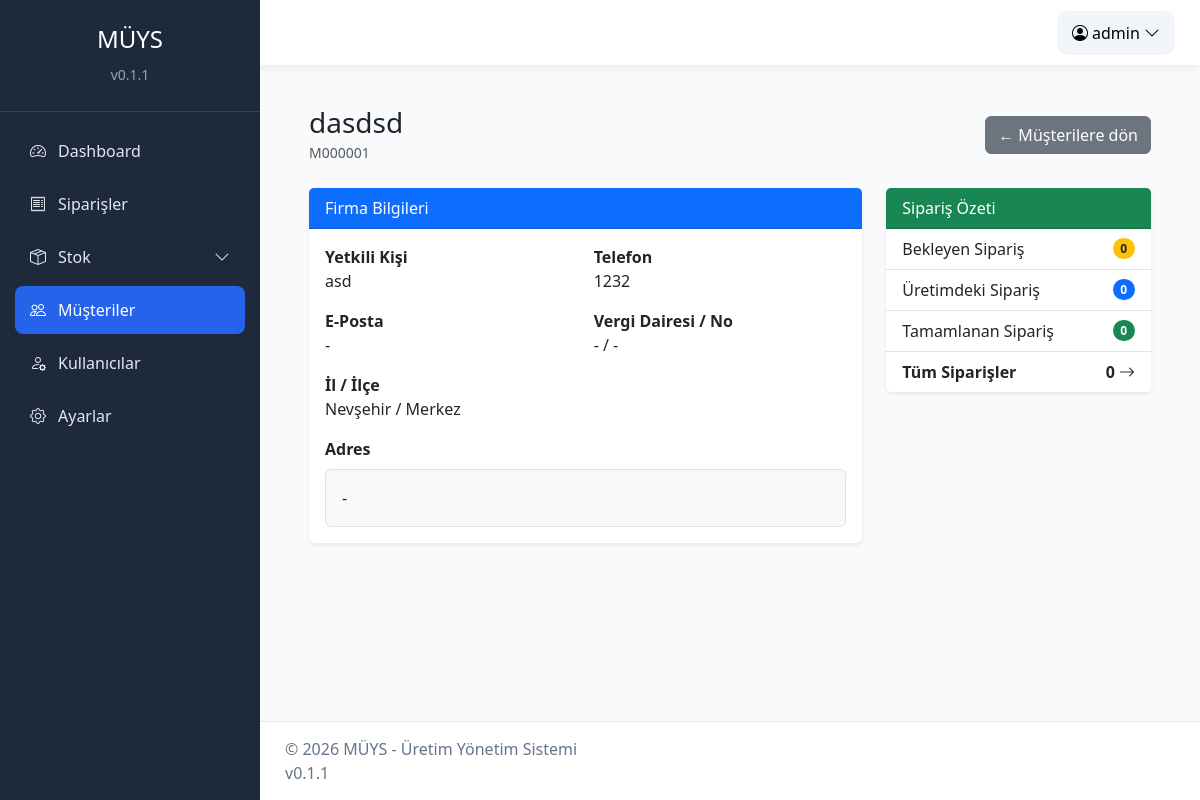
Page /musteriler/detay/1 (signed in) on the committed database.
### app/models/musteri.py (models this page shows)
class Musteri(Base):
    __tablename__ = "musteriler"
    id = Column(
        Integer,
        primary_key=True,
        index=True
    )
    musteri_kodu = Column(
        String(30),
        unique=True,
        nullable=False,
        index=True
    )
    firma_adi = Column(
        String(150),
        nullable=False,
        index=True
    )
    musteri_turu = Column(
        String(30),
        nullable=False,
        default="Alıcı"
    )
    yetkili = Column(
        String(100),
        nullable=True
    )
    telefon = Column(
        String(30),
        nullable=True
    )
    email = Column(
        String(120),
        nullable=True
    )
    vergi_dairesi = Column(
        String(100),
        nullable=True
    )
    vergi_no = Column(
        String(30),
        nullable=True,
        index=True
    )
    il = Column(
        String(50),
        nullable=True
    )
    ilce = Column(
        String(50),
        nullable=True
    )
    adres = Column(
        Text,
        nullable=True
    )
    aktif = Column(
        Boolean,
        default=True,
        nullable=False
    )
    aciklama = Column(
        Text,
        nullable=True
    )
    created_at = Column(
        DateTime,
        default=datetime.utcnow,
        nullable=False
    )
    updated_at = Column(
        DateTime,
        default=datetime.utcnow,
        onupdate=datetime.utcnow,
        nullable=False
    )

### app/routes/musteriler.py (the view)
@router.get("/detay/{id}", response_class=HTMLResponse)
def detay(
    id: int,
    request: Request,
    db: Session = Depends(get_db),
    yetki=Depends(yetki_kontrol(MUSTERI))
):
    musteri = (
        db.query(Musteri)
        .filter(Musteri.id == id)
        .first()
    )
    if not musteri:
        return RedirectResponse(
            "/musteriler",
            status_code=303
        )
    siparisler = (
        db.query(Siparis)
        .filter(Siparis.musteri_id == musteri.id)
        .all()
    )
    data = template_data(request)
    data.update({
        "musteri": musteri,
        "bekleyen_siparis": sum(s.durum == "Beklemede" for s in siparisler),
        "uretimdeki_siparis": sum(s.durum == "Üretimde" for s in siparisler),
        "tamamlanan_siparis": sum(s.durum == "Tamamlandı" for s in siparisler),
        "toplam_siparis": len(siparisler),
    })
    return templates.TemplateResponse(
        "musteri/detay.html",
        data
    )

### app/templates/musteri/detay.html (shortened to what this page needs)
{% extends "base.html" %}
{% block content %}
<div class="container-fluid mt-3 px-2 px-md-4">
    <div class="d-flex justify-content-between align-items-center mb-4">
        <div>
            <h3 class="mb-0">{{ musteri.firma_adi }}</h3>
            <small class="text-muted">{{ musteri.musteri_kodu }}</small>
        </div>
        <a href="/musteriler" class="btn btn-secondary">← Müşterilere dön</a>
    </div>
    <div class="row g-4">
        <div class="col-lg-8">
            <div class="card shadow-sm border-0 h-100">
                <div class="card-header bg-primary text-white">Firma Bilgileri</div>
                <div class="card-body">
                    <div class="row g-3">
                        <div class="col-md-6"><strong>Yetkili Kişi</strong><br>{{ musteri.yetkili or '-' }}</div>
                        <div class="col-md-6"><strong>Telefon</strong><br>{{ musteri.telefon or '-' }}</div>
                        <div class="col-md-6"><strong>E-Posta</strong><br>{{ musteri.email or '-' }}</div>
                        <div class="col-md-6"><strong>Vergi Dairesi / No</strong><br>{{ musteri.vergi_dairesi or '-' }} / {{ musteri.vergi_no or '-' }}</div>
                        <div class="col-md-6"><strong>İl / İlçe</strong><br>{{ musteri.il or '-' }} / {{ musteri.ilce or '-' }}</div>
                        <div class="col-12"><strong>Adres</strong><div class="border rounded p-3 bg-light mt-2">{{ musteri.adres or '-' }}</div></div>
                    </div>
                </div>
            </div>
        </div>
        <div class="col-lg-4">
            <div class="card shadow-sm border-0">
                <div class="card-header bg-success text-white">Sipariş Özeti</div>
                <div class="list-group list-group-flush">
                    <a href="/siparisler?musteri_id={{ musteri.id }}&durum=Beklemede" class="list-group-item list-group-item-action d-flex justify-content-between align-items-center">
                        Bekleyen Sipariş <span class="badge bg-warning text-dark rounded-pill">{{ bekleyen_siparis }}</span>
                    </a>
                    <a href="/siparisler?musteri_id={{ musteri.id }}&durum=Üretimde" class="list-group-item list-group-item-action d-flex justify-content-between align-items-center">
                        Üretimdeki Sipariş <span class="badge bg-primary rounded-pill">{{ uretimdeki_siparis }}</span>
                    </a>
                    <a href="/siparisler?musteri_id={{ musteri.id }}&durum=Tamamlandı" class="list-group-item list-group-item-action d-flex justify-content-between align-items-center">
                        Tamamlanan Sipariş <span class="badge bg-success rounded-pill">{{ tamamlanan_siparis }}</span>
                    </a>
                    <a href="/siparisler?musteri_id={{ musteri.id }}" class="list-group-item list-group-item-action d-flex justify-content-between align-items-center fw-bold">
                        Tüm Siparişler <span>{{ toplam_siparis }} <i class="bi bi-arrow-right"></i></span>
                    </a>
                </div>
            </div>
        </div>
    </div>
</div>
{% endblock %}

### app/templates/base.html (shortened to what this page needs)
<!DOCTYPE html>
<html lang="tr">
<head>
    <link href="https://cdn.jsdelivr.net/npm/bootstrap@5.3.3/dist/css/bootstrap.min.css"
          rel="stylesheet">
    <link href="https://cdn.jsdelivr.net/npm/bootstrap-icons@1.11.3/font/bootstrap-icons.css"
          rel="stylesheet">
    <link rel="stylesheet" href="/static/css/main.css">
    <link rel="stylesheet" href="/static/css/sidebar.css">
    <link rel="stylesheet" href="/static/css/navbar.css">
    <link rel="stylesheet" href="/static/css/dashboard.css">
    <link rel="stylesheet" href="/static/css/cards.css">
    <link rel="stylesheet" href="/static/css/tables.css">
    <link rel="stylesheet" href="/static/css/forms.css">
    <link rel="stylesheet" href="/static/css/buttons.css">
    <link rel="stylesheet" href="/static/css/mobile.css">
    <link rel="stylesheet" href="/static/css/animations.css">
</head>
<body>
    {% include "components/sidebar.html" %}
    <div class="main-wrapper">
        {% include "components/navbar.html" %}
        <main class="content">
            {% block content %}
            {% endblock %}
        </main>
        {% include "components/footer.html" %}
    </div>
</body>
</html>

### app/templates/components/sidebar.html (shortened to what this page needs)
<nav id="sidebar" class="sidebar">
    <div class="sidebar-header">
        <h4>
            MÜYS
        </h4>
        <small>
            v0.1.1
        </small>
    </div>
    <ul class="sidebar-menu">
        <li>
            <a href="/">
                <i class="bi bi-speedometer2"></i>
                <span>Dashboard</span>
            </a>
        </li>
        <li>
            <a href="/siparisler">
                <i class="bi bi-receipt"></i>
                <span>Siparişler</span>
            </a>
        </li>
        <li>
            <a class="menu-toggle"
               data-bs-toggle="collapse"
               href="#stokMenu">
                <i class="bi bi-box-seam"></i>
                <span>Stok</span>
                <i class="bi bi-chevron-down ms-auto"></i>
            </a>
        </li>
        <li>
            <a href="/musteriler">
                <i class="bi bi-people"></i>
                <span>Müşteriler</span>
            </a>
        </li>
        {% if kullanici_rol in ["Admin","Yönetici"] %}
        <li>
            <a href="/kullanicilar">
                <i class="bi bi-person-gear"></i>
                <span>Kullanıcılar</span>
            </a>
        </li>
        {% endif %}
        {% if kullanici_rol != "Operatör" %}
        <li>
            <a href="/ayarlar">
                <i class="bi bi-gear"></i>
                <span>Ayarlar</span>
            </a>
        </li>
        {% endif %}
    </ul>
</nav>

### app/templates/components/navbar.html (shortened to what this page needs)
<nav class="top-navbar">
    <div class="user-area">
        <div class="dropdown">
            <button class="user-button"
                    data-bs-toggle="dropdown">
                <i class="bi bi-person-circle"></i>
                {{ kullanici_adi }}
                <i class="bi bi-chevron-down"></i>
            </button>
        </div>
    </div>
</nav>

### app/templates/components/footer.html
<footer class="main-footer">
    <div>
        <span>
            © 2026 MÜYS - Üretim Yönetim Sistemi
        </span>
    </div>
    <div>
        <span>
            v0.1.1
        </span>
    </div>
</footer>

### app/static/css/main.css (style rules this page uses)
* { box-sizing:border-box; }
html, body { margin:0; padding:0; min-height:100%; background:#f8fafc; font-family:"Segoe UI", Arial, sans-serif; }
.main-wrapper { margin-left:260px; min-height:100vh; display:flex; flex-direction:column; transition:margin-left .3s ease; }
.content { flex:1; padding:25px; overflow-x:auto; }
.main-footer { background:white; border-top:1px solid #e5e7eb; padding:15px 25px; color:#64748b; }

### app/static/css/sidebar.css (style rules this page uses)
.sidebar { width:260px; height:100vh; position:fixed; left:0; top:0; background:#1e293b; z-index:1050; overflow-y:auto; transition:.3s ease; }
.sidebar-header { padding:25px; text-align:center; border-bottom:1px solid rgba(255,255,255,.1); }
.sidebar-header h4 { color:white; }
.sidebar-header small { color:#94a3b8; }
.sidebar-menu { list-style:none; padding:15px; margin:0; }
.sidebar-menu li { margin-bottom:5px; }
.sidebar-menu a { display:flex; align-items:center; gap:12px; padding:12px 15px; color:#e2e8f0; text-decoration:none; border-radius:8px; }
.sidebar-menu a:hover, .sidebar-menu a.active { background:#2563eb; color:white; }

### app/static/css/navbar.css (style rules this page uses)
.top-navbar { height:65px; background:white; display:flex; align-items:center; justify-content:flex-end; padding:0 25px; box-shadow:0 2px 8px rgba(0,0,0,.08); position:sticky; top:0; z-index:900; }
.user-area { margin-left:auto; }
.user-button { border:0; background:#f1f5f9; padding:10px 15px; border-radius:10px; }

### rows in the picture
Musteri: firma_adi "dasdsd", musteri_kodu "M000001", yetkili "asd", telefon "1232", email "-", vergi_dairesi "-", vergi_no "-", il "Nevşehir", ilce "Merkez", adres "-"

### other values in the picture
{{ kullanici_adi }} "admin"
{{ bekleyen_siparis }} "0"
{{ uretimdeki_siparis }} "0"
{{ tamamlanan_siparis }} "0"
{{ toplam_siparis }} "0"
